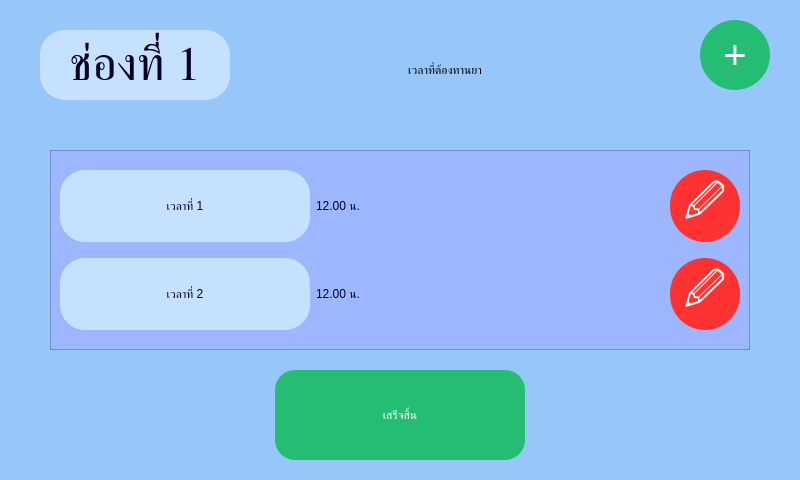
<?xml version="1.0" encoding="UTF-8"?>
<ui version="4.0">
 <class>background_confirm_times_to_take_pill</class>
 <widget class="QDialog" name="background_confirm_times_to_take_pill">
  <property name="geometry">
   <rect>
    <x>0</x>
    <y>0</y>
    <width>800</width>
    <height>480</height>
   </rect>
  </property>
  <property name="windowTitle">
   <string>Dialog</string>
  </property>
  <property name="styleSheet">
   <string notr="true">QWidget#background_confirm_times_to_take_pill{
background-color: #97C7F9}</string>
  </property>
  <widget class="QLabel" name="no_channel">
   <property name="geometry">
    <rect>
     <x>40</x>
     <y>30</y>
     <width>190</width>
     <height>70</height>
    </rect>
   </property>
   <property name="font">
    <font>
     <family>JasmineUPC</family>
     <pointsize>36</pointsize>
     <weight>9</weight>
     <italic>false</italic>
     <bold>false</bold>
    </font>
   </property>
   <property name="styleSheet">
    <string notr="true">background-color: #C5E1FF;
font: 75 36pt &quot;JasmineUPC&quot;;
border-radius: 25px;
color: #070021;
</string>
   </property>
   <property name="text">
    <string>ช่องที่ 1</string>
   </property>
   <property name="alignment">
    <set>Qt::AlignCenter</set>
   </property>
  </widget>
  <widget class="QLabel" name="header_text">
   <property name="geometry">
    <rect>
     <x>280</x>
     <y>30</y>
     <width>330</width>
     <height>80</height>
    </rect>
   </property>
   <property name="styleSheet">
    <string notr="true">font: 34pt &quot;JasmineUPC&quot;;</string>
   </property>
   <property name="text">
    <string>เวลาที่ต้องทานยา</string>
   </property>
   <property name="alignment">
    <set>Qt::AlignCenter</set>
   </property>
  </widget>
  <widget class="QScrollArea" name="scrollArea">
   <property name="geometry">
    <rect>
     <x>50</x>
     <y>150</y>
     <width>700</width>
     <height>200</height>
    </rect>
   </property>
   <property name="styleSheet">
    <string notr="true">background-color:rgb(156, 183, 255);
border-color:rgb(156, 183, 255);</string>
   </property>
   <property name="widgetResizable">
    <bool>true</bool>
   </property>
   <widget class="QWidget" name="scrollAreaWidgetContents">
    <property name="geometry">
     <rect>
      <x>0</x>
      <y>0</y>
      <width>698</width>
      <height>198</height>
     </rect>
    </property>
    <layout class="QGridLayout" name="gridLayout">
     <item row="9" column="2">
      <widget class="QToolButton" name="button_edit_time">
       <property name="minimumSize">
        <size>
         <width>70</width>
         <height>70</height>
        </size>
       </property>
       <property name="styleSheet">
        <string notr="true">QToolButton#button_edit_time {
   font-size: 40px;
  background-color: rgb(255, 74, 74);
  border-radius: 35px;
  color: white;
}
QToolButton#button_edit_time {
	font-size: 40px;
  background-color: rgb(255, 50, 50);
  border-radius: 35px;
  color: white;
}</string>
       </property>
       <property name="text">
        <string>🖉</string>
       </property>
      </widget>
     </item>
     <item row="10" column="0">
      <widget class="QLabel" name="question_time_no2">
       <property name="minimumSize">
        <size>
         <width>250</width>
         <height>0</height>
        </size>
       </property>
       <property name="maximumSize">
        <size>
         <width>250</width>
         <height>16777215</height>
        </size>
       </property>
       <property name="styleSheet">
        <string notr="true">background-color: none;
font: 75 30pt &quot;JasmineUPC&quot;;
border-radius: 25px;
color: #070021;
background-color: #C5E1FF;</string>
       </property>
       <property name="text">
        <string>เวลาที่ 2</string>
       </property>
       <property name="alignment">
        <set>Qt::AlignCenter</set>
       </property>
      </widget>
     </item>
     <item row="10" column="1">
      <widget class="QLabel" name="show_time_2">
       <property name="styleSheet">
        <string notr="true">font: 75 34pt &quot;JasmineUPC&quot;;
color: #070021;
</string>
       </property>
       <property name="text">
        <string>12.00 น.</string>
       </property>
       <property name="margin">
        <number>5</number>
       </property>
      </widget>
     </item>
     <item row="9" column="0">
      <widget class="QLabel" name="question_time_no1">
       <property name="minimumSize">
        <size>
         <width>250</width>
         <height>0</height>
        </size>
       </property>
       <property name="maximumSize">
        <size>
         <width>250</width>
         <height>16777215</height>
        </size>
       </property>
       <property name="styleSheet">
        <string notr="true">background-color: none;
font: 75 30pt &quot;JasmineUPC&quot;;
border-radius: 25px;
color: #070021;
background-color: #C5E1FF;</string>
       </property>
       <property name="text">
        <string>เวลาที่ 1</string>
       </property>
       <property name="alignment">
        <set>Qt::AlignCenter</set>
       </property>
      </widget>
     </item>
     <item row="9" column="1">
      <widget class="QLabel" name="show_time">
       <property name="styleSheet">
        <string notr="true">font: 75 34pt &quot;JasmineUPC&quot;;
color: #070021;
</string>
       </property>
       <property name="text">
        <string>12.00 น.</string>
       </property>
       <property name="margin">
        <number>5</number>
       </property>
      </widget>
     </item>
     <item row="10" column="2">
      <widget class="QToolButton" name="button_edit_time_2">
       <property name="minimumSize">
        <size>
         <width>70</width>
         <height>70</height>
        </size>
       </property>
       <property name="styleSheet">
        <string notr="true">QToolButton#button_edit_time_2 {
   font-size: 40px;
  background-color: rgb(255, 74, 74);
  border-radius: 35px;
  color: white;
}
QToolButton#button_edit_time_2 {
	font-size: 40px;
  background-color: rgb(255, 50, 50);
  border-radius: 35px;
  color: white;
}</string>
       </property>
       <property name="text">
        <string>🖉</string>
       </property>
      </widget>
     </item>
    </layout>
   </widget>
  </widget>
  <widget class="QToolButton" name="success_button">
   <property name="geometry">
    <rect>
     <x>275</x>
     <y>370</y>
     <width>250</width>
     <height>90</height>
    </rect>
   </property>
   <property name="minimumSize">
    <size>
     <width>100</width>
     <height>50</height>
    </size>
   </property>
   <property name="styleSheet">
    <string notr="true">QToolButton#success_button {
   	font: 75 36pt &quot;JasmineUPC&quot;;
	background-color:#24BD73;
	color: #ffffff;
	border-radius:20px;
	width: 170px;
	height: 100px;
}
QToolButton#success_button:hover {
	font: 75 36pt &quot;JasmineUPC&quot;;
	background-color:#23B36D;
	color: #ffffff;
	border-radius:20px;
	width: 170px;
	height:100px;
}</string>
   </property>
   <property name="text">
    <string>เสร็จสิ้น</string>
   </property>
  </widget>
  <widget class="QToolButton" name="add_time_button">
   <property name="geometry">
    <rect>
     <x>700</x>
     <y>20</y>
     <width>70</width>
     <height>70</height>
    </rect>
   </property>
   <property name="minimumSize">
    <size>
     <width>70</width>
     <height>70</height>
    </size>
   </property>
   <property name="styleSheet">
    <string notr="true">QToolButton#add_time_button {
   font-size: 40px;
	background-color:#24BD73;
  border-radius: 35px;
  color: white;
}
QToolButton#add_time_button {
	font-size: 40px;
	background-color:#24BD73;
  border-radius: 35px;
  color: white;
}</string>
   </property>
   <property name="text">
    <string>+</string>
   </property>
  </widget>
 </widget>
 <resources/>
 <connections/>
</ui>
